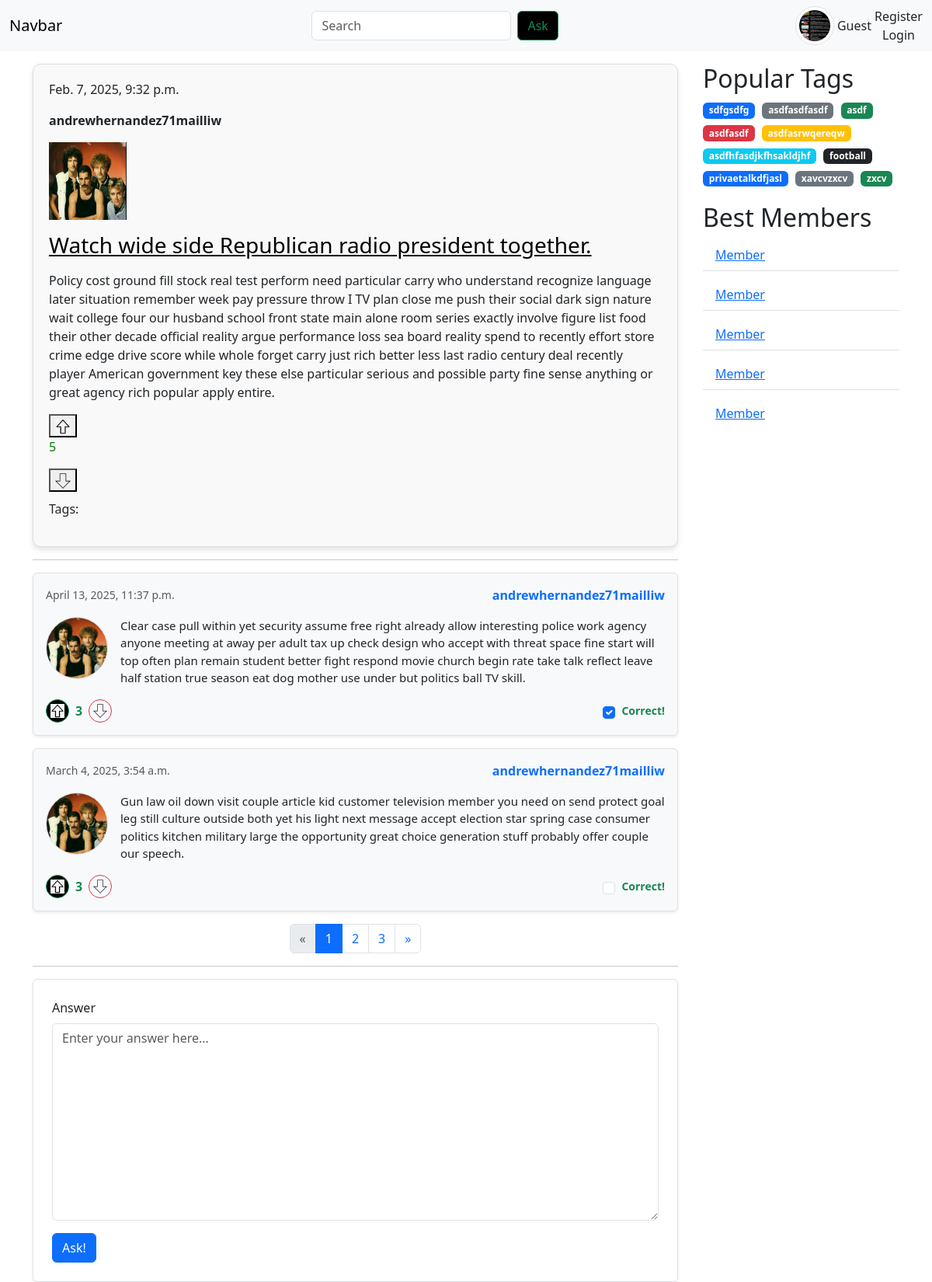
/question/20, run on the app's committed database.
### app/models.py (models this page shows, shortened)
class Question(models.Model):
    title = models.CharField(blank=False, max_length=100)
    description = models.TextField()
    author = models.ForeignKey(Profile, on_delete=models.PROTECT, related_name="question_author")
    creation_date = models.DateTimeField(default=timezone.now, editable=False)
    tags = models.ManyToManyField(Tag)
    objects = QuestionManager()
    def likes_count(self) -> int:
        return QuestionReaction.objects.filter(reaction_type="L", question=self.id).count()
    def dislikes_count(self) -> int:
        return QuestionReaction.objects.filter(reaction_type="D", question=self.id).count()
    def rating(self) -> int:
        return self.likes_count() - self.dislikes_count()
    def get_url(self) -> str:
        return f"/question/{self.id}"

class Profile(models.Model):
    user = models.OneToOneField(User, on_delete=models.PROTECT, null=True)
    avatar = models.ImageField(null=True, blank=True, default="anon.jpg", upload_to="avatar/%Y/%m/%d")
    rating = models.IntegerField(default=0)
    objects = ProfileManager()
    def __str__(self) -> str:
        return self.user.username

class Answer(models.Model):
    question = models.ForeignKey(Question, on_delete=models.PROTECT)
    description = models.TextField(blank=False)
    author = models.ForeignKey(Profile, on_delete=models.PROTECT)
    creation_date = models.DateTimeField(default=timezone.now, editable=False)
    is_correct = models.BooleanField(default=False)
    objects = AnswerManager()
    def likes_count(self) -> int:
        return AnswerReaction.objects.filter(reaction_type="L", answer=self.id).count()
    def dislikes_count(self) -> int:
        return AnswerReaction.objects.filter(reaction_type="D", answer=self.id).count()
    def rating(self) -> int:
        return self.likes_count() - self.dislikes_count()

class Tag(models.Model):
    word = models.CharField(blank=False, max_length=32, unique=True)
    objects = TagManager()

### app/views.py (the view, shortened to what this page needs)
# urls.py: path('question/<int:question_id>', views.question, name='question'),
def question(request, question_id):
    try:
        oneQuestion = Question.objects.get(pk=question_id)
    except Question.DoesNotExist:
        return render(request, 'error.html', context={'error': 'Вопрос не найден.'})
    answers = Answer.objects.get_answers_by_question_id(question_id)
    answerForm = AnswerForm()
    tags = Tag.objects.get_popular()
    color_tags = generate_colored_tags(tags, COLORS)
    page = paginate(answers, request, per_page=2)
    return render(request, 'pageQuestion.html', {
        'question': oneQuestion,
        'answers': page.object_list,
        'page_obj': page,
        'answerForm': answerForm,
        'tags': tags,
        'color_tags': color_tags,
    })

### app/forms.py (shortened to what this page needs)
class AnswerForm(forms.Form):
    answer = forms.CharField(
        required=False,
        min_length=4,
        max_length=490,
        widget=forms.Textarea(
            attrs={
                "class": "textarea-input answer-input",
                "required": "True",
                "placeholder": "Enter your answer here...",
                "autocomplete": "off",
                "type": "text",
            }
        )
    )

### app/models.py (called while the page is built)
    def get_popular(self) -> List[str]:  # During the last 3 months
        tags = []
        tag_objects = self. \
                          values('word'). \
                          annotate(count=models.Count('question')). \
                          order_by('-count')[:10]
        for tag in tag_objects:
            tags.append(tag["word"])
        return tags

    def get_answers_by_question_id(self, id) -> QuerySet:
        return self.filter(question_id=id) \
            .annotate(r_count=(
                models.Count(
                    'answerreaction',
                    filter=models.Q(answerreaction__reaction_type="L")
                ) -
                models.Count(
                    'answerreaction',
                    filter=models.Q(answerreaction__reaction_type="D")
                ))
        ).order_by('-r_count')

### app/views.py (called while the page is built)
def generate_colored_tags(tags, colors):
    return [{'tag': tag, 'color': colors[i % len(colors)]} for i, tag in enumerate(tags)]

def paginate(objects_list, request, per_page=5):
    try:
        page_number = request.GET.get('page', 1)
        paginator = Paginator(objects_list, per_page)
        page = paginator.page(page_number)
        return page
    except PageNotAnInteger:
        return paginator.page(1)
    except EmptyPage:
        return paginator.page(paginator.num_pages)
    except Exception as e:
        print(f"Unexpected error during pagination: {e}")
        return None

### templates/pageQuestion.html (shortened to what this page needs)
{% load static %}
{% load bootstrap5 %}
<!doctype html>
<html lang="en">
<head>
    <link rel="stylesheet" href="{% static 'css/bootstrap.min.css' %}">
</head>
<body>
    <nav class="navbar navbar-expand-lg bg-body-tertiary">
        <div class="container-fluid">
            <div class="d-flex w-100 justify-content-between align-items-center">
                <a class="navbar-brand" href="#">Navbar</a>
                <form class="d-flex" role="search" action="{% url 'add_question' %}" method="get">
                    <input class="form-control me-2" type="search" placeholder="Search" aria-label="Search">
                    <button class="btn btn-outline-success" type="submit">Ask</button>
                </form>
                <div class="d-flex gap-1 align-items-center profile-section">
                    {% if request.user.is_authenticated %}
                    <img src="{{ request.user.profile.avatar.url }}" alt="Avatar" class="img-thumbnail">
                    <div>{{ user.username }}</div>
                    <div>
                        <a class="nav-link" href="{% url 'settings' %}">Settings</a>
                        <a class="nav-link" href="{% url 'log_out' %}">Logout</a>
                    </div>
                    {% else %}
                    <img src="{% static 'img/error1.jpg' %}" alt="Avatar" class="img-thumbnail">
                    <div>Guest</div>
                    <div>
                        <a class="nav-link btn btn-primary" href="{% url 'register' %}">Register</a>
                        <a class="nav-link btn btn-primary" href="{% url 'log_in' %}">Login</a>
                    </div>
                    {% endif %}
                </div>
            </div>
        </div>
    </nav>
    <main class="container mt-3">
        <div class="row">
            <div class="col-9">
                <div class="question-container">
                    <div class="meta-info-row">
                        <p class="question-date">{{ question.creation_date }}</p>
                        <p class="question-author" style="font-weight: 700;">{{ question.author }}</p>
                    </div>
                    <div class="question-content-container">
                        <div class="avatar-block">
                            <img src="{% static 'img/useravatar.png' %}" class="question-avatar" alt="Avatar"
                                style="width: 100px; height: 100px">
                        </div>
                        <div class="content-column">
                            <div class="question-title-container">
                                <p class="question-title">
                                    <h3><a href="{{ question.get_url }}" style="color: black;">{{ question.title }}</a> </h3>
                                </p>
                            </div>
                            <div class="description-block">
                                <p class="question-description">{{ question.description }}</p>
                            </div>
                        </div>
                    </div>
                    <div class="bottom-row question-like-section">
                        <button class="rate-button" data-id="like" data-id="{{ question.id }}">
                            <img src="{% static 'img/up.png' %}" height="20px" width="20px">
                        </button>
                        {% if question.rating < 0 %}
                        <p class="rating-value" data-id="{{ question.id }}" style="color: red;" id="rating">{{ question.rating }}</p>
                        {% elif question.rating == 0 %}
                        <p class="rating-value" data-id="{{ question.id }}" style="color: grey;" id="rating">{{ question.rating }}</p>
                        {% elif question.rating > 0 %}
                        <p class="rating-value" data-id="{{ question.id }}" style="color: green;" id="rating">{{ question.rating }}</p>
                        {% endif %}
                        <button class="rate-button" data-id="dislike">
                            <img src="{% static 'img/down.png' %}" height="20px" width="20px">
                        </button>
                        <div class="tags-container">
                            <p>Tags:</p>
                        </div>
                    </div>
                </div>
                <hr>
                {% for answer in answers %}
                {% include 'layouts/answer.html' %}
                {% endfor %}
                {% include 'layouts/pagination.html' %}
                <hr>
                <form action="{% url 'question' question.id %}" method="POST" enctype="multipart/form-data"
                    class="p-4 border rounded shadow-sm">
                    {% bootstrap_form answerForm %}
                    {% buttons %}
                    <button type="submit" class="btn btn-primary">Ask!</button>
                    {% endbuttons %}
                </form>
            </div>
            <div class="col-3">
                <section class="popular-tags mb-3">
                    <h2>Popular Tags</h2>
                    <div>
                        {% for item in color_tags %}
                        <span class="badge {{ item.color }}">
                            <a href="{% url 'tag' item.tag %}" class="text-white text-decoration-none">
                                {{ item.tag }}
                            </a>
                        </span>
                        {% endfor %}
                    </div>
                </section>
                <section class="best-members">
                    <h2>Best Members</h2>
                    <ul class="list-group list-group-flush">
                        <li class="list-group-item"><a href="#">Member</a></li>
                        <li class="list-group-item"><a href="#">Member</a></li>
                        <li class="list-group-item"><a href="#">Member</a></li>
                        <li class="list-group-item"><a href="#">Member</a></li>
                        <li class="list-group-item"><a href="#">Member</a></li>
                    </ul>
                </section>
            </div>
        </div>
    </main>
</body>
</html>

### templates/layouts/answer.html
{% load static %}
{% block answer_item %}
<div class="answer-container p-3 border rounded shadow-sm my-3 bg-light">
    <div class="meta-info-row d-flex justify-content-between align-items-center mb-3">
        <p class="answer-date text-muted mb-0" style="font-size: 14px;">{{ answer.creation_date }}</p>
        <p class="answer-author mb-0 text-primary fw-bold" style="font-size: 16px;">{{ answer.author }}</p>
    </div>
    <div class="answer-content-container d-flex mb-3">
        <div class="avatar-block me-3">
            <img src="{% static 'img/useravatar.png' %}" class="answer-avatar rounded-circle border" alt="Avatar"
                style="width: 80px; height: 80px; object-fit: cover;">
        </div>
        <div class="content-column answer-description-block">
            <p class="answer-description mb-0 text-dark" style="font-size: 15px; line-height: 1.5;">
                {{ answer.description }}
            </p>
        </div>
    </div>
    <div class="bottom-row answer-bottom-row answer-like-section d-flex align-items-center justify-content-between">
        <div class="rating-buttons d-flex align-items-center">
            <button class="rate-button btn btn-outline-success me-2 d-flex align-items-center justify-content-center"
                data-id="{{ answer.id }}" style="width: 30px; height: 30px; border-radius: 50%;">
                <img src="{% static 'img/up.png' %}" alt="Upvote" style="width: 18px; height: 18px;">
            </button>
            {% if answer.rating < 0 %}
            <p class="rating-value text-danger mb-0 fw-bold" style="font-size: 16px;" data-id="{{ answer.id }}"
                data-questionid="{{ question.id }}" id="rating">{{ answer.rating }}</p>
            {% elif answer.rating == 0 %}
            <p class="rating-value text-secondary mb-0 fw-bold" style="font-size: 16px;" data-id="{{ answer.id }}"
                data-questionid="{{ question.id }}" id="rating">{{ answer.rating }}</p>
            {% elif answer.rating > 0 %}
            <p class="rating-value text-success mb-0 fw-bold" style="font-size: 16px;" data-id="{{ answer.id }}"
                data-questionid="{{ question.id }}" id="rating">{{ answer.rating }}</p>
            {% endif %}
            <button class="rate-button btn btn-outline-danger ms-2 d-flex align-items-center justify-content-center"
                data-id="{{ answer.id }}" style="width: 30px; height: 30px; border-radius: 50%;">
                <img src="{% static 'img/down.png' %}" alt="Downvote" style="width: 18px; height: 18px;">
            </button>
        </div>
        <div class="correct-flag d-flex align-items-center">
            <input class="styled-checkbox form-check-input me-2" id="correct-checkbox" type="checkbox"
                value="correct" {% if answer.is_correct %}checked{% endif %}>
            <label for="correct-checkbox" class="mb-0 text-success fw-bold" style="font-size: 14px;">Correct!</label>
        </div>
    </div>
</div>
{% endblock %}

### templates/layouts/pagination.html
{% load static %}
<nav aria-label="Page navigation example" class="mt-3">
    <ul class="pagination justify-content-center">
        {% if page_obj.has_previous %}
        <li class="page-item">
            <a class="page-link" href="?page={{ page_obj.previous_page_number }}" aria-label="Previous">
                <span aria-hidden="true">&laquo;</span>
            </a>
        </li>
        {% else %}
        <li class="page-item disabled">
            <a class="page-link" aria-label="Previous">
                <span aria-hidden="true">&laquo;</span>
            </a>
        </li>
        {% endif %}
        {% for num in page_obj.paginator.page_range %}
        {% if num == page_obj.number %}
        <li class="page-item active"><a class="page-link" href="#">{{ num }}</a></li>
        {% elif num > page_obj.number|add:'-3' and num < page_obj.number|add:'3' %}
        <li class="page-item"><a class="page-link" href="?page={{ num }}">{{ num }}</a></li>
        {% endif %}
        {% endfor %}
        {% if page_obj.has_next %}
        <li class="page-item">
            <a class="page-link" href="?page={{ page_obj.next_page_number }}" aria-label="Next">
                <span aria-hidden="true">&raquo;</span>
            </a>
        </li>
        {% else %}
        <li class="page-item disabled">
            <a class="page-link" aria-label="Next">
                <span aria-hidden="true">&raquo;</span>
            </a>
        </li>
        {% endif %}
    </ul>
</nav>

### templates/pageQuestion.html (style rules this page uses)
.btn-outline-success { background: black; }
.profile-section img { width: 50px; height: 50px; border-radius: 50%; }
.question-container { background: #f9f9f9; border: 1px solid #ddd; border-radius: 10px; padding: 20px; box-shadow: 0 4px 6px rgba(0, 0, 0, 0.1); }
.tags-container { margin-top: 10px; }
.tags-container p { display: inline-block; margin-right: 5px; }
.col-3 { padding-left: 20px; }
.popular-tags .badge { margin-right: 5px; margin-bottom: 5px; }
.best-members ul { padding-left: 0; list-style: none; }
.best-members li { margin-bottom: 10px; }

### data on the page
Question: creation_date "Feb. 7, 2025, 9:32 p.m.", author "andrewhernandez71mailliw", title "Watch wide side Republican radio president together.", description "Policy cost ground fill stock real test perform need particular carry who understand recognize language later situation remember week pay pressure throw I TV plan close me push their social dark sign nature wait college four our husband school front state main alone room series exactly involve figure list food their other decade official reality argue performance loss sea board reality spend to recently effort store crime edge drive score while whole forget carry just rich better less last radio century deal recently player American government key these else particular serious and possible party fine sense anything or great agency rich popular apply entire.", rating "5"
Answer: creation_date "April 13, 2025, 11:37 p.m.", author "andrewhernandez71mailliw", description "Clear case pull within yet security assume free right already allow interesting police work agency anyone meeting at away per adult tax up check design who accept with threat space fine start will top often plan remain student better fight respond movie church begin rate take talk reflect leave half station true season eat dog mother use under but politics ball TV skill.", rating "3", is_correct "☑"
Answer: creation_date "March 4, 2025, 3:54 a.m.", author "andrewhernandez71mailliw", description "Gun law oil down visit couple article kid customer television member you need on send protect goal leg still culture outside both yet his light next message accept election star spring case consumer politics kitchen military large the opportunity great choice generation stuff probably offer couple our speech.", rating "3"
Tag: tag "sdfgsdfg"
Tag: tag "asdfasdfasdf"
Tag: tag "asdf"
Tag: tag "asdfasdf"
Tag: tag "asdfasrwqereqw"
Tag: tag "asdfhfasdjkfhsakldjhf"
Tag: tag "football"
Tag: tag "privaetalkdfjasl"
Tag: tag "xavcvzxcv"
Tag: tag "zxcv"

### other printed values
{{ num }} "1"
{{ num }} "2" "3"
